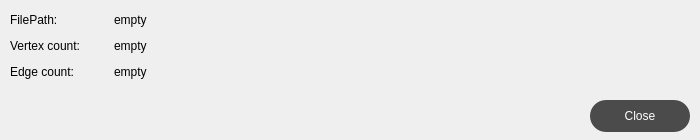
<?xml version="1.0" encoding="UTF-8"?>
<ui version="4.0">
 <class>FileInformationWindow</class>
 <widget class="QWidget" name="FileInformationWindow">
  <property name="geometry">
   <rect>
    <x>0</x>
    <y>0</y>
    <width>700</width>
    <height>140</height>
   </rect>
  </property>
  <property name="sizePolicy">
   <sizepolicy hsizetype="Fixed" vsizetype="Fixed">
    <horstretch>0</horstretch>
    <verstretch>0</verstretch>
   </sizepolicy>
  </property>
  <property name="minimumSize">
   <size>
    <width>700</width>
    <height>140</height>
   </size>
  </property>
  <property name="maximumSize">
   <size>
    <width>700</width>
    <height>140</height>
   </size>
  </property>
  <property name="windowTitle">
   <string>Form</string>
  </property>
  <widget class="QWidget" name="gridLayoutWidget">
   <property name="geometry">
    <rect>
     <x>10</x>
     <y>10</y>
     <width>681</width>
     <height>101</height>
    </rect>
   </property>
   <layout class="QGridLayout" name="gridLayout">
    <item row="3" column="0">
     <spacer name="verticalSpacer">
      <property name="orientation">
       <enum>Qt::Vertical</enum>
      </property>
      <property name="sizeHint" stdset="0">
       <size>
        <width>20</width>
        <height>40</height>
       </size>
      </property>
     </spacer>
    </item>
    <item row="0" column="1">
     <widget class="QLabel" name="label_filePathValue">
      <property name="text">
       <string>empty</string>
      </property>
     </widget>
    </item>
    <item row="1" column="0">
     <widget class="QLabel" name="label_vertexCount">
      <property name="minimumSize">
       <size>
        <width>98</width>
        <height>20</height>
       </size>
      </property>
      <property name="text">
       <string>Vertex count:</string>
      </property>
     </widget>
    </item>
    <item row="0" column="0">
     <widget class="QLabel" name="label_filePath">
      <property name="text">
       <string>FilePath:</string>
      </property>
     </widget>
    </item>
    <item row="2" column="1">
     <widget class="QLabel" name="label_edgeCountValue">
      <property name="minimumSize">
       <size>
        <width>0</width>
        <height>20</height>
       </size>
      </property>
      <property name="text">
       <string>empty</string>
      </property>
     </widget>
    </item>
    <item row="1" column="1">
     <widget class="QLabel" name="label_vertexCountValue">
      <property name="minimumSize">
       <size>
        <width>0</width>
        <height>20</height>
       </size>
      </property>
      <property name="text">
       <string>empty</string>
      </property>
     </widget>
    </item>
    <item row="2" column="0">
     <widget class="QLabel" name="label_edgeCount">
      <property name="minimumSize">
       <size>
        <width>98</width>
        <height>20</height>
       </size>
      </property>
      <property name="text">
       <string>Edge count:</string>
      </property>
     </widget>
    </item>
    <item row="0" column="2">
     <spacer name="horizontalSpacer">
      <property name="orientation">
       <enum>Qt::Horizontal</enum>
      </property>
      <property name="sizeHint" stdset="0">
       <size>
        <width>40</width>
        <height>20</height>
       </size>
      </property>
     </spacer>
    </item>
   </layout>
  </widget>
  <widget class="QPushButton" name="pushButton_close">
   <property name="geometry">
    <rect>
     <x>590</x>
     <y>100</y>
     <width>100</width>
     <height>32</height>
    </rect>
   </property>
   <property name="styleSheet">
    <string notr="true">QPushButton { 
                             background-color: rgb(75, 75, 75); /* Background color */ 
                             color: #FFF; /* Text color */ 
                             border: 0px solid #007ACC; /* Border color and width */ 
                             border-radius: 16px; /* Rounded corners */ 
                             padding: 1px; /* Padding inside the button */ 
                         /*font-size: 11pt; */
                         } 
                          
                         QPushButton:hover { 
                             background-color: rgb(85, 85, 85); /* Background color on hover */ 
                             border: 1px solid rgb(147,112,219); /* Border color on hover */ 
                         } 
                           
                         QPushButton:pressed { 
                             background-color: rgb(65, 65, 65); /* Background color when pressed */ 
                             border: 1px solid rgb(147,112,219); /* Border color on hover */ 
                         }</string>
   </property>
   <property name="text">
    <string>Close</string>
   </property>
  </widget>
 </widget>
 <resources/>
 <connections/>
</ui>
